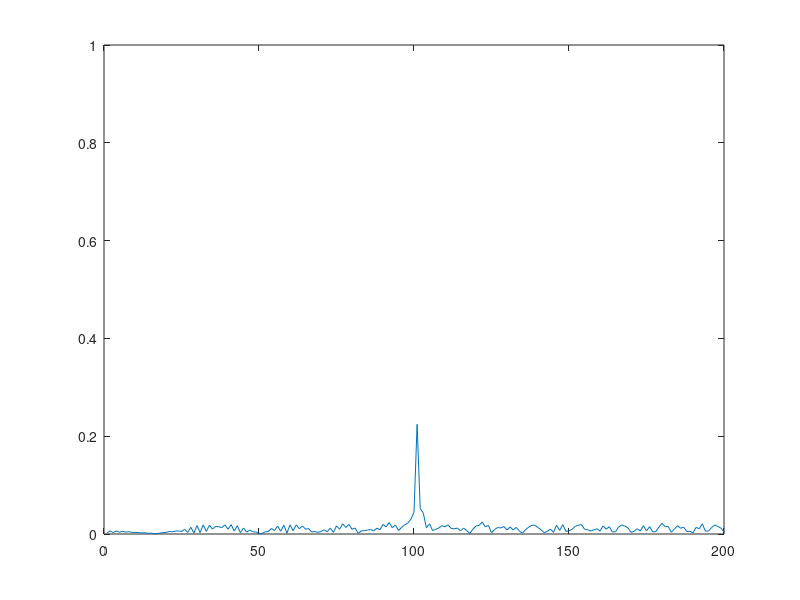
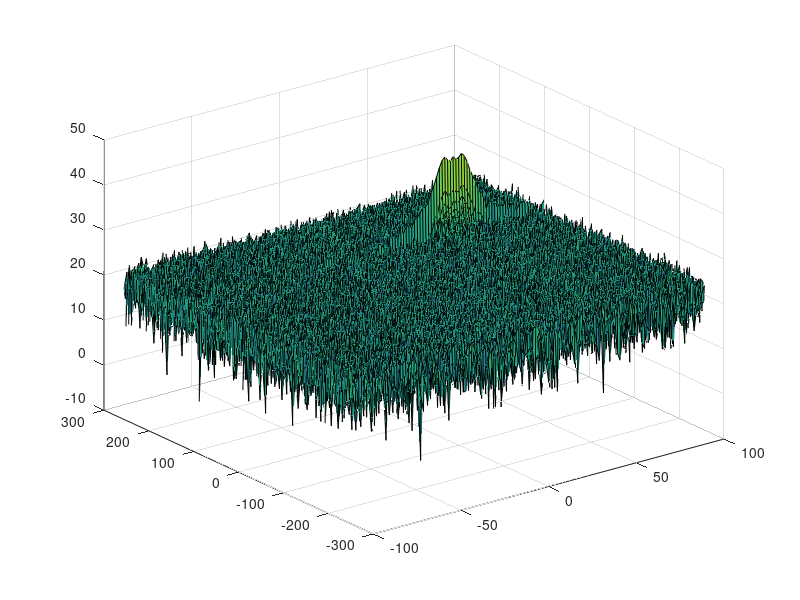
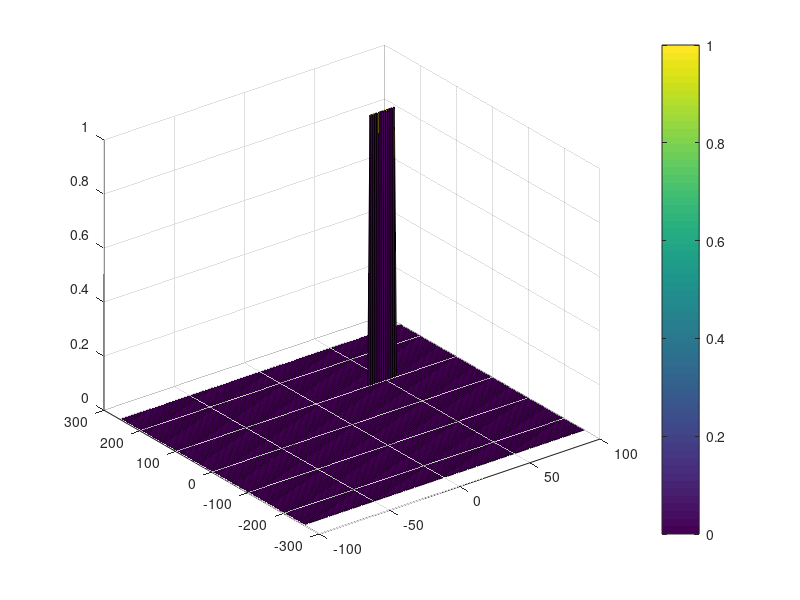

The MATLAB script that drew these images, in order:

clear; close all; clc;

%% Radar Specifications
%%%%%%%%%%%%%%%%%%%%%%%%%%%
% Frequency of operation = 77GHz
% Max Range = 200m
% Range Resolution = 1 m
% Max Velocity = 100 m/s
%%%%%%%%%%%%%%%%%%%%%%%%%%%

MaxRange = 200;
RangeResolution = 1;
MaxVelocity = 100;
SpeedOfLight = 3e8;

%% User Defined Range and Velocity of target
% *%TODO* :
% define the target's initial position and velocity. Note : Velocity
% remains contant

TargetRange = 100;    
TargetVelocity = 50;  
 


%% FMCW Waveform Generation
% *%TODO* :
%Design the FMCW waveform by giving the specs of each of its parameters.
% Calculate the Bandwidth (B), Chirp Time (Tchirp) and Slope (slope) of the FMCW
% chirp using the requirements above.


% Radar's carrier frequency
CarrierFrequency= 77e9;             %
SweepTimeFactor = 5.5;

BandWith      = SpeedOfLight / (2 * RangeResolution);   % Bandwidth of the FMCW, Bsweep 
Tchirp = (SweepTimeFactor*2*MaxRange)/SpeedOfLight;     % Chirp Time of the FMCW
Slope  = BandWith/Tchirp;                               % Slope of the FMCW
                                                          
%The number of chirps in one sequence. Its ideal to have 2^ value for the ease of running the FFT
%for Doppler Estimation. 
Nd = 128;                   % #of doppler cells OR #of sent periods % number of chirps

%The number of samples on each chirp. 
Nr = 1024;                  %for length of time OR # of range cells

% Timestamp for running the displacement scenario for every sample on each
% chirp
t=linspace(0,Nd*Tchirp,Nr*Nd); %total time for samples


%Creating the vectors for Tx, Rx and Mix based on the total samples input.
Tx = zeros(1,length(t)); %transmitted signal
Rx = zeros(1,length(t)); %received signal
Mix = zeros(1,length(t)); %beat signal

%Similar vectors for range_covered and time delay.
r_t = zeros(1,length(t));
td = zeros(1,length(t));


%% Signal generation and Moving Target simulation
% Running the radar scenario over the time. 

for i=1:length(t)         
    
    r_t(i) = TargetRange + (TargetVelocity*t(i)); % range_covered
    td(i) = (2*r_t(i)) / SpeedOfLight; % time delay
    
    Tx(i) = cos(2 * pi * (CarrierFrequency * t(i) + (Slope * t(i) ^ 2 / 2)));
    Rx (i) = cos(2 * pi * (CarrierFrequency * (t(i) - td(i)) + (Slope * (t(i) - td(i)) ^ 2 / 2)));
    
    Mix(i) = Tx(i).*Rx(i);
    
end

%% RANGE MEASUREMENT


 % *%TODO* :
%reshape the vector into Nr*Nd array. Nr and Nd here would also define the size of
%Range and Doppler FFT respectively.
Mix = reshape(Mix, [Nr, Nd]);

 % *%TODO* :
%run the FFT on the beat signal along the range bins dimension (Nr) and
%normalize.
SigFFT1 = fft(Mix, Nr) ./ Nr;

% Take the absolute value of FFT output
SigFFT1 = abs(SigFFT1);  

 % *%TODO* :
% Output of FFT is double sided signal, only one side of the spectrum is
% needed, thus we throw out half of the samples.
SigFFT1 = SigFFT1(1:Nr / 2);


%plotting the range
figure ('Name','Range from First FFT')


 % plot FFT output 
plot(SigFFT1);
 
axis ([0 200 0 1]);



%% RANGE DOPPLER RESPONSE
% The 2D FFT implementation is already provided here. This will run a 2DFFT
% on the mixed signal (beat signal) output and generate a range doppler
% map.You will implement CFAR on the generated RDM


% Range Doppler Map Generation.

% The output of the 2D FFT is an image that has reponse in the range and
% doppler FFT bins. So, it is important to convert the axis from bin sizes
% to range and doppler based on their Max values.

Mix = reshape(Mix,[Nr,Nd]);

% 2D FFT using the FFT size for both dimensions.
SigFFT2 = fft2(Mix,Nr,Nd);

% Taking one side of signal from Range dimension.
SigFFT2 = SigFFT2(1:Nr/2,1:Nd);
SigFFT2 = fftshift (SigFFT2);
RDM = abs(SigFFT2);
RDM = 10*log10(RDM) ;

% leverage the surf function to plot the output of 2DFFT and to show axis in both dimensions
doppler_axis = linspace(-100,100,Nd);
range_axis = linspace(-200,200,Nr/2)*((Nr/2)/400);
figure,surf(doppler_axis,range_axis,RDM);

%% CFAR implementation

%Slide Window through the complete Range Doppler Map

% *%TODO* :
%Select the number of Training Cells in both the dimensions.
Tr = 10;
Td = 8;

% *%TODO* :
%Select the number of Guard Cells in both dimensions around the Cell under 
%test (CUT) for accurate estimation
Gr = 4;
Gd = 4;

% *%TODO* :
% offset the threshold by SNR value in dB
offset = 1.4;

% *%TODO* :
%Create a vector to store noise_level for each iteration on training cells
%noise_level = zeros(1,1);
noiseLevel = zeros(Nr/2-2*(Td+Gd),Nd-2*(Tr+Gr));
gridSize = (2*Tr+2*Gr+1)*(2*Td+2*Gd+1);
trainingCellsNum = gridSize-(2*Gr+1)*(2*Gd+1);

% *%TODO* :
%design a loop such that it slides the CUT across range doppler map by
%giving margins at the edges for Training and Guard Cells.
%For every iteration sum the signal level within all the training
%cells. To sum convert the value from logarithmic to linear using db2pow
%function. Average the summed values for all of the training
%cells used. After averaging convert it back to logarithimic using pow2db.
%Further add the offset to it to determine the threshold. Next, compare the
%signal under CUT with this threshold. If the CUT level > threshold assign
%it a value of 1, else equate it to 0.
CFARSig = zeros(size(RDM));

   % Use RDM[x,y] as the matrix from the output of 2D FFT for implementing
   % CFAR

for j=1:Nd-2*(Tr+Gr)
    for i=1:Nr/2-2*(Td+Gd)
        
        trainingCellsPatch = db2pow(RDM(i:i+2*(Td+Gd),j:j+2*(Gr+Tr)));
        trainingCellsPatch(Td+1:end-Td,Tr+1:end-Tr) = 0;
        
        noiseLevel(i,j) = pow2db(sum(sum(trainingCellsPatch))/trainingCellsNum);
        threshold = noiseLevel(i,j)*offset;
        
        if RDM(i+(Td+Gd),j+(Td+Gr))>threshold
            CFARSig(i+(Td+Gd),j+(Td+Gr)) = 1;
        else
            CFARSig(i+(Td+Gd),j+(Td+Gr)) = 0;
        end
           
    end
end



% *%TODO* :
% The process above will generate a thresholded block, which is smaller 
%than the Range Doppler Map as the CUT cannot be located at the edges of
%matrix. Hence,few cells will not be thresholded. To keep the map size same
% set those values to 0. 
 
RDM(RDM~=0 & RDM~=1) = 0;


% *%TODO* :
%display the CFAR output using the Surf function like we did for Range
%Doppler Response output.
%figure,surf(doppler_axis,range_axis,'replace this with output');
figure('Name','CA-CFAR Filtered RDM'),surf(doppler_axis,range_axis,CFARSig);
colorbar;


 
 
